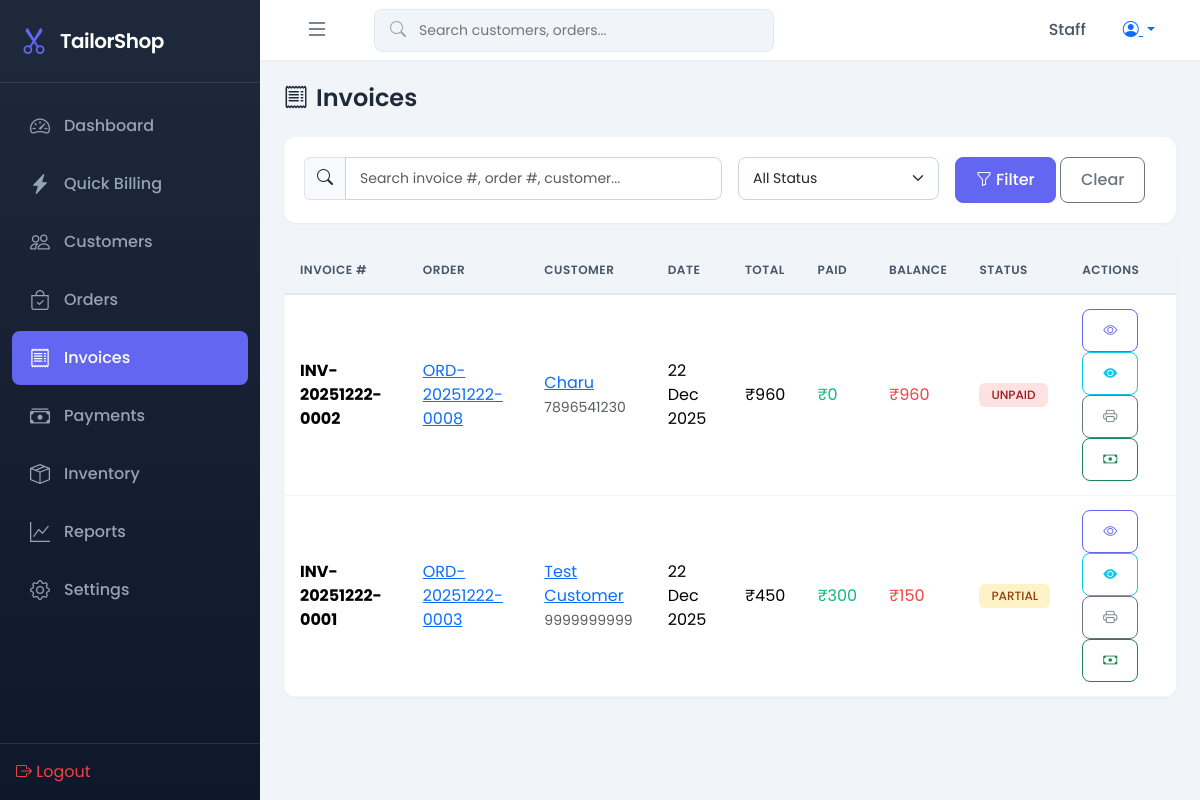
/invoices/ (signed in), run on the app's committed database.
### shop/models.py (models this page shows, shortened)
class Invoice(models.Model):
    order = models.OneToOneField(Order, on_delete=models.CASCADE, related_name='invoice')
    invoice_number = models.CharField(max_length=30, unique=True, editable=False)
    subtotal = models.DecimalField(max_digits=10, decimal_places=2)
    discount = models.DecimalField(max_digits=10, decimal_places=2, default=0)
    discount_type = models.CharField(max_length=10, choices=[('FLAT', 'Flat'), ('PERCENT', 'Percentage')], default='FLAT')
    tax_rate = models.DecimalField(max_digits=5, decimal_places=2, default=0)
    tax = models.DecimalField(max_digits=10, decimal_places=2, default=0)
    total = models.DecimalField(max_digits=10, decimal_places=2)
    notes = models.TextField(blank=True, null=True)
    created_at = models.DateTimeField(auto_now_add=True)
    updated_at = models.DateTimeField(auto_now=True)
    @property
    def paid_amount(self):
        return self.payments.aggregate(total=models.Sum('amount'))['total'] or Decimal('0.00')
    @property
    def balance_amount(self):
        return self.total - self.paid_amount
    @property
    def is_fully_paid(self):
        return self.balance_amount <= 0
    @property
    def payment_status(self):
        if self.is_fully_paid:
            return 'PAID'
        elif self.paid_amount > 0:
            return 'PARTIAL'
        return 'UNPAID'
    class Meta:
        ordering = ['-created_at']

class Order(models.Model):
    STATUS_CHOICES = [
        ('PENDING', 'Pending'),
        ('IN_PROGRESS', 'In Progress'),
        ('READY', 'Ready for Delivery'),
        ('DELIVERED', 'Delivered'),
        ('CANCELLED', 'Cancelled'),
    ]
    PRIORITY_CHOICES = [
        ('NORMAL', 'Normal'),
        ('URGENT', 'Urgent'),
        ('EXPRESS', 'Express'),
    ]
    order_number = models.CharField(max_length=20, unique=True, editable=False)
    customer = models.ForeignKey(Customer, on_delete=models.PROTECT, related_name='orders')
    profile = models.ForeignKey(MeasurementProfile, on_delete=models.SET_NULL, null=True, blank=True)
    order_date = models.DateField(default=date.today)
    delivery_date = models.DateField(null=True, blank=True)
    status = models.CharField(max_length=20, choices=STATUS_CHOICES, default='PENDING')
    priority = models.CharField(max_length=20, choices=PRIORITY_CHOICES, default='NORMAL')
    notes = models.TextField(blank=True, null=True)
    created_by = models.ForeignKey(User, on_delete=models.SET_NULL, null=True, related_name='created_orders')
    created_at = models.DateTimeField(auto_now_add=True)
    updated_at = models.DateTimeField(auto_now=True)
    class Meta:
        ordering = ['-created_at']

class Customer(models.Model):
    name = models.CharField(max_length=100)
    phone = models.CharField(max_length=15, unique=True)
    email = models.EmailField(blank=True, null=True)
    address = models.TextField(blank=True, null=True)
    notes = models.TextField(blank=True, null=True)
    created_at = models.DateTimeField(auto_now_add=True)
    updated_at = models.DateTimeField(auto_now=True)
    class Meta:
        ordering = ['-created_at']

### shop/views.py (the view)
# urls.py: path('invoices/', views.invoice_list, name='invoice_list'),
@login_required
def invoice_list(request):
    status = request.GET.get('status', '')
    query = request.GET.get('q', '')
    invoices = Invoice.objects.select_related('order', 'order__customer').prefetch_related('payments')
    if query:
        invoices = invoices.filter(
            Q(invoice_number__icontains=query) |
            Q(order__order_number__icontains=query) |
            Q(order__customer__name__icontains=query)
        )
    if status == 'paid':
        invoices = [i for i in invoices if i.is_fully_paid]
    elif status == 'partial':
        invoices = [i for i in invoices if i.paid_amount > 0 and not i.is_fully_paid]
    elif status == 'unpaid':
        invoices = [i for i in invoices if i.paid_amount == 0]
    return render(request, 'shop/invoice_list.html', {
        'invoices': invoices,
        'status': status,
        'query': query
    })

### templates/shop/invoice_list.html (shortened to what this page needs)
{% extends 'base.html' %}
{% load humanize %}
{% block content %}
<div class="page-header">
    <h1><i class="bi bi-receipt me-2"></i>Invoices</h1>
</div>
<div class="card mb-4">
    <div class="card-body">
        <form method="get" class="row g-3">
            <div class="col-md-6">
                <div class="input-group">
                    <span class="input-group-text"><i class="bi bi-search"></i></span>
                    <input type="text" name="q" class="form-control" placeholder="Search invoice #, order #, customer..." value="{{ query }}">
                </div>
            </div>
            <div class="col-md-3">
                <select name="status" class="form-select">
                    <option value="">All Status</option>
                </select>
            </div>
            <div class="col-md-3">
                <button type="submit" class="btn btn-primary">
                    <i class="bi bi-funnel me-1"></i>Filter
                </button>
                <a href="{% url 'invoice_list' %}" class="btn btn-outline-secondary">Clear</a>
            </div>
        </form>
    </div>
</div>
<div class="table-container">
    <table class="table">
        <thead>
            <tr>
                <th>Invoice #</th>
                <th>Order</th>
                <th>Customer</th>
                <th>Date</th>
                <th>Total</th>
                <th>Paid</th>
                <th>Balance</th>
                <th>Status</th>
                <th>Actions</th>
            </tr>
        </thead>
        <tbody>
            {% for invoice in invoices %}
            <tr>
                <td><strong>{{ invoice.invoice_number }}</strong></td>
                <td>
                    <a href="{% url 'order_detail' invoice.order.pk %}">{{ invoice.order.order_number }}</a>
                </td>
                <td>
                    <a href="{% url 'customer_detail' invoice.order.customer.pk %}">{{ invoice.order.customer.name }}</a>
                    <br><small class="text-muted">{{ invoice.order.customer.phone }}</small>
                </td>
                <td>{{ invoice.created_at|date:"d M Y" }}</td>
                <td>₹{{ invoice.total|floatformat:0|intcomma }}</td>
                <td class="text-success">₹{{ invoice.paid_amount|floatformat:0|intcomma }}</td>
                <td class="{% if invoice.balance_amount > 0 %}text-danger{% endif %}">
                    ₹{{ invoice.balance_amount|floatformat:0|intcomma }}
                </td>
                <td>
                    <span class="badge badge-{{ invoice.payment_status|lower }}">{{ invoice.payment_status }}</span>
                </td>
                <td>
                    <a href="{% url 'invoice_detail' invoice.pk %}" class="btn btn-sm btn-outline-primary" title="View">
                        <i class="bi bi-eye"></i>
                    </a>
                    <a href="{% url 'invoice_preview' invoice.pk %}" class="btn btn-sm btn-outline-info" title="Preview" target="_blank">
                        <i class="bi bi-eye-fill"></i>
                    </a>
                    <a href="{% url 'print_invoice' invoice.pk %}" class="btn btn-sm btn-outline-secondary" title="Download PDF" target="_blank">
                        <i class="bi bi-printer"></i>
                    </a>
                    {% if invoice.balance_amount > 0 %}
                    <a href="{% url 'payment_add' invoice.pk %}" class="btn btn-sm btn-outline-success" title="Add Payment">
                        <i class="bi bi-cash"></i>
                    </a>
                    {% endif %}
                </td>
            </tr>
            {% endfor %}
        </tbody>
    </table>
</div>
{% endblock %}

### templates/base.html (shortened to what this page needs)
{% load static %}
<!DOCTYPE html>
<html lang="en">
<head>
    <link href="https://cdn.jsdelivr.net/npm/bootstrap@5.3.2/dist/css/bootstrap.min.css" rel="stylesheet">
    <link href="https://cdn.jsdelivr.net/npm/bootstrap-icons@1.11.1/font/bootstrap-icons.css" rel="stylesheet">
    <link href="{% static 'css/style.css' %}" rel="stylesheet">
</head>
<body>
    {% if user.is_authenticated %}
    <nav class="sidebar" id="sidebar">
        <div class="sidebar-header">
            <i class="bi bi-scissors"></i>
            <span class="brand-text">TailorShop</span>
        </div>
        <ul class="sidebar-nav">
            <li class="nav-item">
                <a href="{% url 'dashboard' %}" class="nav-link {% if request.resolver_match.url_name == 'dashboard' %}active{% endif %}">
                    <i class="bi bi-speedometer2"></i>
                    <span>Dashboard</span>
                </a>
            </li>
            <li class="nav-item">
                <a href="{% url 'quick_billing' %}" class="nav-link {% if 'billing' in request.resolver_match.url_name %}active{% endif %}">
                    <i class="bi bi-lightning-charge-fill"></i>
                    <span>Quick Billing</span>
                </a>
            </li>
            <li class="nav-item">
                <a href="{% url 'customer_list' %}" class="nav-link {% if 'customer' in request.resolver_match.url_name %}active{% endif %}">
                    <i class="bi bi-people"></i>
                    <span>Customers</span>
                </a>
            </li>
            <li class="nav-item">
                <a href="{% url 'order_list' %}" class="nav-link {% if 'order' in request.resolver_match.url_name %}active{% endif %}">
                    <i class="bi bi-bag-check"></i>
                    <span>Orders</span>
                </a>
            </li>
            <li class="nav-item">
                <a href="{% url 'invoice_list' %}" class="nav-link {% if 'invoice' in request.resolver_match.url_name %}active{% endif %}">
                    <i class="bi bi-receipt"></i>
                    <span>Invoices</span>
                </a>
            </li>
            <li class="nav-item">
                <a href="{% url 'payment_list' %}" class="nav-link {% if 'payment' in request.resolver_match.url_name %}active{% endif %}">
                    <i class="bi bi-cash-stack"></i>
                    <span>Payments</span>
                </a>
            </li>
            <li class="nav-item">
                <a href="{% url 'inventory_list' %}" class="nav-link {% if 'inventory' in request.resolver_match.url_name %}active{% endif %}">
                    <i class="bi bi-box-seam"></i>
                    <span>Inventory</span>
                </a>
            </li>
            <li class="nav-item">
                <a href="{% url 'reports' %}" class="nav-link {% if 'report' in request.resolver_match.url_name %}active{% endif %}">
                    <i class="bi bi-graph-up"></i>
                    <span>Reports</span>
                </a>
            </li>
            <li class="nav-item">
                <a href="{% url 'settings' %}" class="nav-link {% if 'settings' in request.resolver_match.url_name %}active{% endif %}">
                    <i class="bi bi-gear"></i>
                    <span>Settings</span>
                </a>
            </li>
        </ul>
        <div class="sidebar-footer">
            <a href="{% url 'logout' %}" class="nav-link text-danger">
                <i class="bi bi-box-arrow-right"></i>
                <span>Logout</span>
            </a>
        </div>
    </nav>
    <main class="main-content">
        <nav class="top-navbar">
            <button class="btn btn-link sidebar-toggle" id="sidebarToggle">
                <i class="bi bi-list"></i>
            </button>
            <div class="search-box d-none d-md-block">
                <i class="bi bi-search"></i>
                <input type="text" placeholder="Search customers, orders..." id="globalSearch">
            </div>
            <div class="navbar-actions">
                <span class="user-name">{{ user.first_name|default:user.username }}</span>
                <div class="dropdown">
                    <button class="btn btn-link dropdown-toggle" data-bs-toggle="dropdown">
                        <i class="bi bi-person-circle"></i>
                    </button>
                </div>
            </div>
        </nav>
        <div class="page-content">
            {% block content %}{% endblock %}
        </div>
    </main>
    {% else %}
    {% block auth_content %}{% endblock %}
    {% endif %}
</body>
</html>

### data on the page
Invoice: invoice_number "INV-20251222-0002", order.order_number "ORD-20251222-0008", order.customer.name "Charu", order.customer.phone "7896541230", created_at "22 Dec 2025", total "960", paid_amount "0", balance_amount "960", payment_status "UNPAID"
Invoice: invoice_number "INV-20251222-0001", order.order_number "ORD-20251222-0003", order.customer.name "Test Customer", order.customer.phone "9999999999", created_at "22 Dec 2025", total "450", paid_amount "300", balance_amount "150", payment_status "PARTIAL"

### other printed values
{{ user.first_name|default:user.username }} "Staff"
